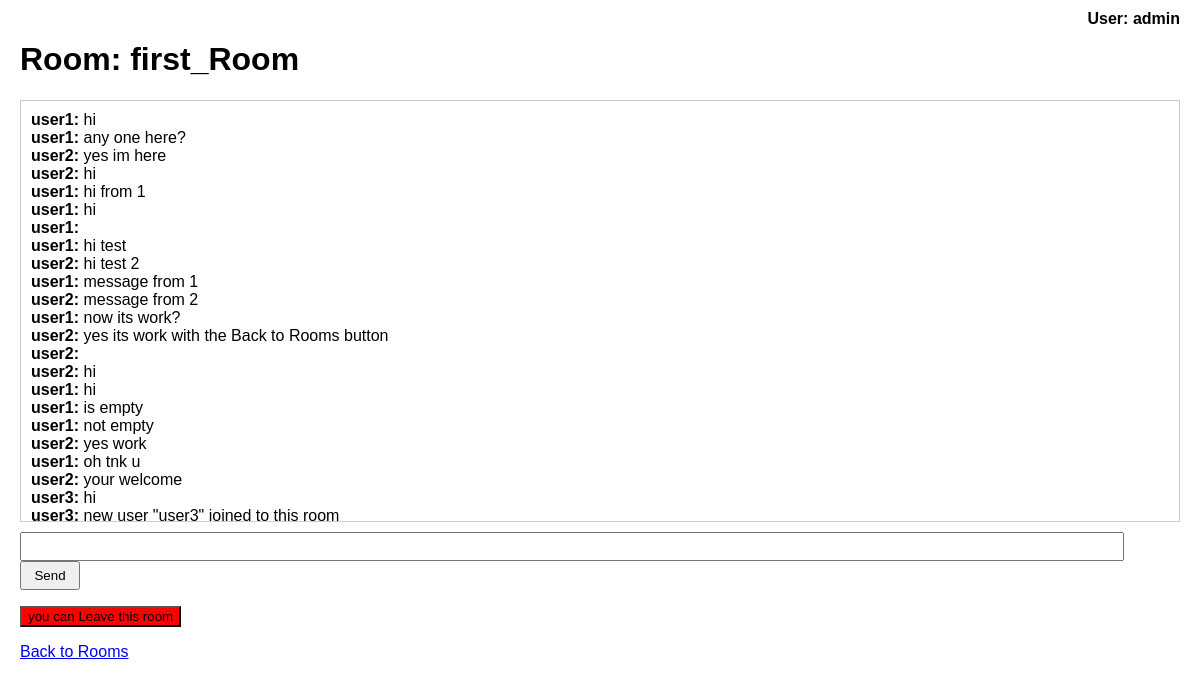
The page /chat/first_Room/ (signed in) on the database its author committed.
### chat/models.py (models this page shows, shortened)
class ChatRoom(models.Model):
    name = models.CharField(max_length=255)
    participants = models.ManyToManyField(User, related_name='chat_rooms')

class Message(models.Model):
    room = models.ForeignKey(ChatRoom, on_delete=models.CASCADE, related_name='messages')
    sender = models.ForeignKey(User, on_delete=models.CASCADE)
    content = models.TextField()
    timestamp = models.DateTimeField(auto_now_add=True)

### chat/views.py (the view)
# urls.py: path('<str:room_name>/', views.room, name='room'),
@login_required
def room(request, room_name):
    room = get_object_or_404(ChatRoom, name=room_name)
    messages = room.messages.order_by('timestamp')
    context = {'room_name': room_name,
                'messages': messages,
                'room':room,
            }
    return render(request, 'chat/room.html', context)

### chat/templates/chat/room.html (shortened to what this page needs)
{% extends "chat/base.html" %}
{% block content %}
    <h1>Room: {{ room_name }}</h1>
    <div id="chat-log">
        {% for message in messages %}
            <div><strong>{{ message.sender.username }}:</strong> {{ message.content }}</div>
        {% endfor %}
    </div>
    {% if request.user in room.participants.all %}
        <input id="chat-message-input" type="text" size="100" >
        <input id="chat-message-submit" type="button" value="Send">
        <p >
            <a href="{% url 'leave' room.id %}" >
                <input style="background-color: #ff0000;" id="chat-leave-submit" type="button" value="you can Leave this room">
            </a>
        </p>
    {% else %}
        <a href="{% url 'join' room.id %}"><input id="chat-join-submit" type="button" value="Join"></a>
    {% endif %}
    <p><a href="{% url 'index' %}">Back to Rooms</a></p>
{% endblock %}

### chat/templates/chat/base.html (shortened to what this page needs)
<!DOCTYPE html>
<html>
<head>
</head>
<body>
    {% if user.is_authenticated %}
    <div class="username">User: {{ user.username }}</div>
    {% endif %}
    {% block content %}
    {% endblock %}
</body>
</html>

### chat/templates/chat/base.html (style rules this page uses)
body { font-family: Arial, sans-serif; margin: 0; padding: 20px; position: relative; }
.username { position: absolute; top: 10px; right: 20px; font-weight: bold; }

### chat/templates/chat/room.html (style rules this page uses)
#chat-log { height: 400px; overflow-y: auto; border: 1px solid #ccc; padding: 10px; margin-bottom: 10px; }
#chat-message-input { width: calc(100% - 70px); padding: 5px; }
#chat-message-submit { width: 60px; padding: 5px; }

### rows shown on the page
ChatRoom: name "first_Room"
Message: sender.username "user1", content "hi"
Message: sender.username "user1", content "any one here?"
Message: sender.username "user2", content "yes im here"
Message: sender.username "user2", content "hi"
Message: sender.username "user1", content "hi from 1"
Message: sender.username "user1", content "hi"
Message: sender.username "user1"
Message: sender.username "user1", content "hi test"
Message: sender.username "user2", content "hi test 2"
Message: sender.username "user1", content "message from 1"
Message: sender.username "user2", content "message from 2"
Message: sender.username "user1", content "now its work?"
Message: sender.username "user2", content "yes its work with the Back to Rooms button"
Message: sender.username "user2"
Message: sender.username "user2", content "hi"
Message: sender.username "user1", content "hi"
Message: sender.username "user1", content "is empty"
Message: sender.username "user1", content "not empty"
Message: sender.username "user2", content "yes work"
Message: sender.username "user1", content "oh tnk u"
Message: sender.username "user2", content "your welcome"
Message: sender.username "user3", content "hi"
Message: sender.username "user3", content "new user \"user3\" joined to this room"

### other values the page prints
{{ user.username }} "admin"
